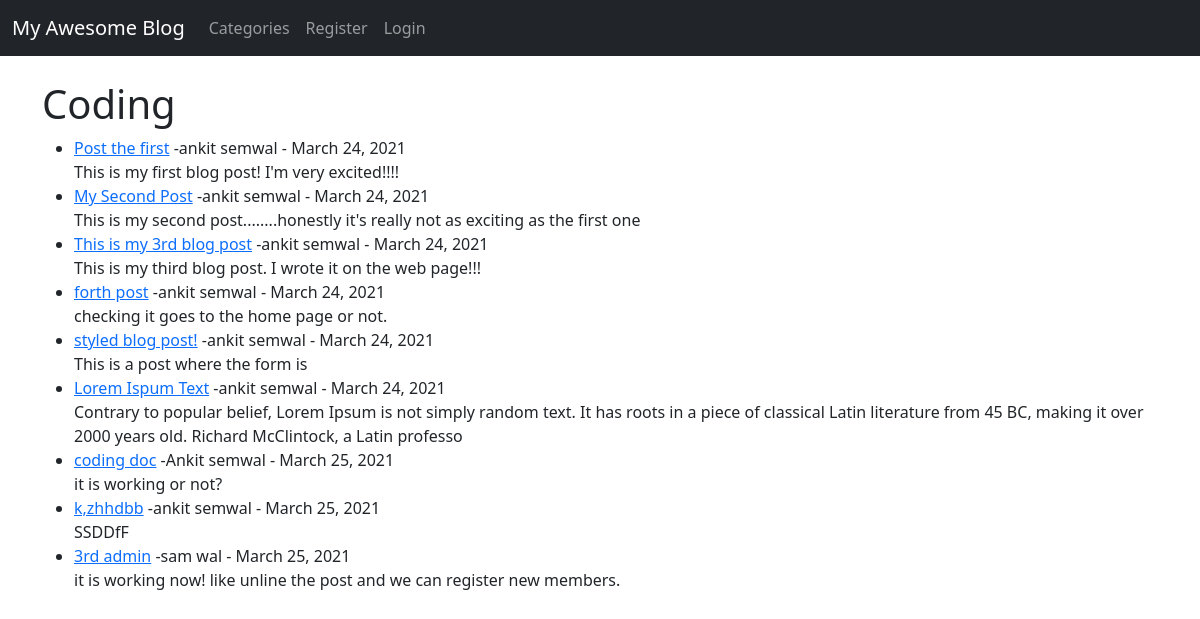
/category/coding/, run on the app's committed database.
### theblog/models.py (models this page shows, shortened)
class Post(models.Model):
    title = models.CharField(max_length=255)
    title_tag = models.CharField(max_length=255)
    author = models.ForeignKey(User, on_delete=models.CASCADE)
    body = RichTextField(blank=True, null=True)
    post_date = models.DateField(auto_now_add=True)
    category = models.CharField(max_length=255, default='coding')
    likes = models.ManyToManyField(User, related_name='blog_posts')

### theblog/views.py (the view)
# urls.py: path('category/<str:cats>/', CategoryView, name='category'),
def CategoryView(request, cats):
    category_posts = Post.objects.filter(category=cats.replace('-', ''))
    return render(request, 'categories.html', {'cats': cats.title().replace('-', ''), 'category_posts': category_posts})

### theblog/templates/categories.html (shortened to what this page needs)
{% extends 'base.html' %}
{% block content %}
{% if category_posts %}
    <h1> {{ cats }}  </h1>
    <ul>
    {% for post in category_posts %}
        <li><a href="{% url 'article-detail' post.pk %}"
        >{{ post.title }}</a>
                -{{post.author.first_name }}
                {{ post.author.last_name }} - {{ post.post_date }}  <br/>
         {{ post.body |slice:"200" |safe }}</li>
    {% endfor%}
    </ul>
{% else %}
      <h2>Sorry this page does not exist..</h2>
{% endif %}
{% endblock %}

### data on the page
Post: title "Post the first", author.first_name "ankit", author.last_name "semwal", post_date "March 24, 2021", body "This is my first blog post! I'm very excited!!!!"
Post: title "My Second Post", author.first_name "ankit", author.last_name "semwal", post_date "March 24, 2021", body "This is my second post........honestly it's really not as exciting as the first one"
Post: title "This is my 3rd blog post", author.first_name "ankit", author.last_name "semwal", post_date "March 24, 2021", body "This is my third blog post. I wrote it on the web page!!!"
Post: title "forth post", author.first_name "ankit", author.last_name "semwal", post_date "March 24, 2021", body "checking it goes to the home page or not."
Post: title "styled blog post!", author.first_name "ankit", author.last_name "semwal", post_date "March 24, 2021", body "This is a post where the form is"
Post: title "Lorem Ispum Text", author.first_name "ankit", author.last_name "semwal", post_date "March 24, 2021", body "Contrary to popular belief, Lorem Ipsum is not simply random text. It has roots in a piece of classical Latin literature from 45 BC, making it over 2000 years old. Richard McClintock, a Latin professo"
Post: title "coding doc", author.first_name "Ankit", author.last_name "semwal", post_date "March 25, 2021", body "it is working or not?"
Post: title "k,zhhdbb", author.first_name "ankit", author.last_name "semwal", post_date "March 25, 2021", body "SSDDfF"
Post: title "3rd admin", author.first_name "sam", author.last_name "wal", post_date "March 25, 2021", body "it is working now! like unline the post and we can register new members."

### other printed values
{{ cats }} "Coding"
